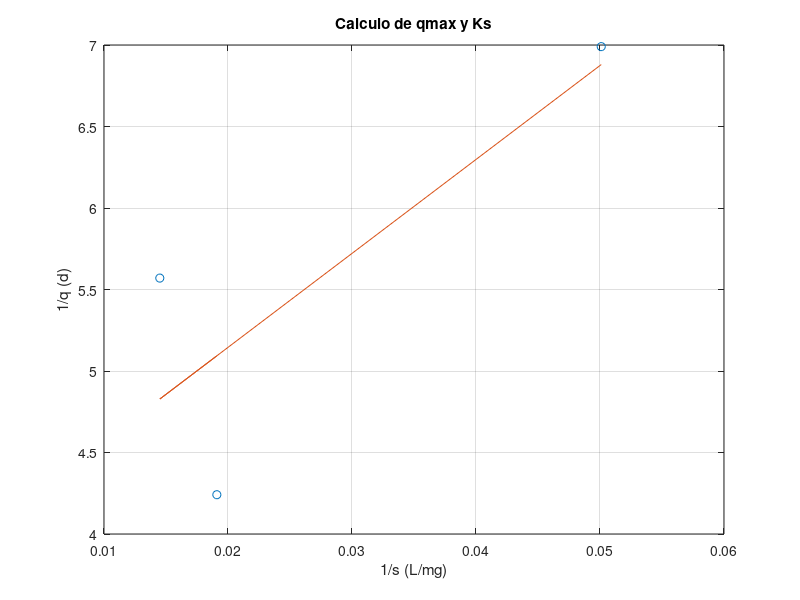

Source code (MATLAB):
% File: Substrate consuption coefficient
% Author: Luis David Rodriguez Centeno
% License: MIT

inversoS = [0.0191 0.0145 0.0501];
inversoQ = [4.241 5.570 6.99];

plot(inversoS,inversoQ,'o');
hold on;

y = polyfit(inversoS,inversoQ,1);
m = y(1);
b = y(2);
recta = inversoS.*m+b;

plot(inversoS,recta);
title('Calculo de qmax y Ks');
xlabel('1/s (L/mg)');
ylabel('1/q (d)');
grid

qmax = 1/b
Ks = qmax * m

ecm = sum((inversoQ - recta).^2) / length(inversoQ)